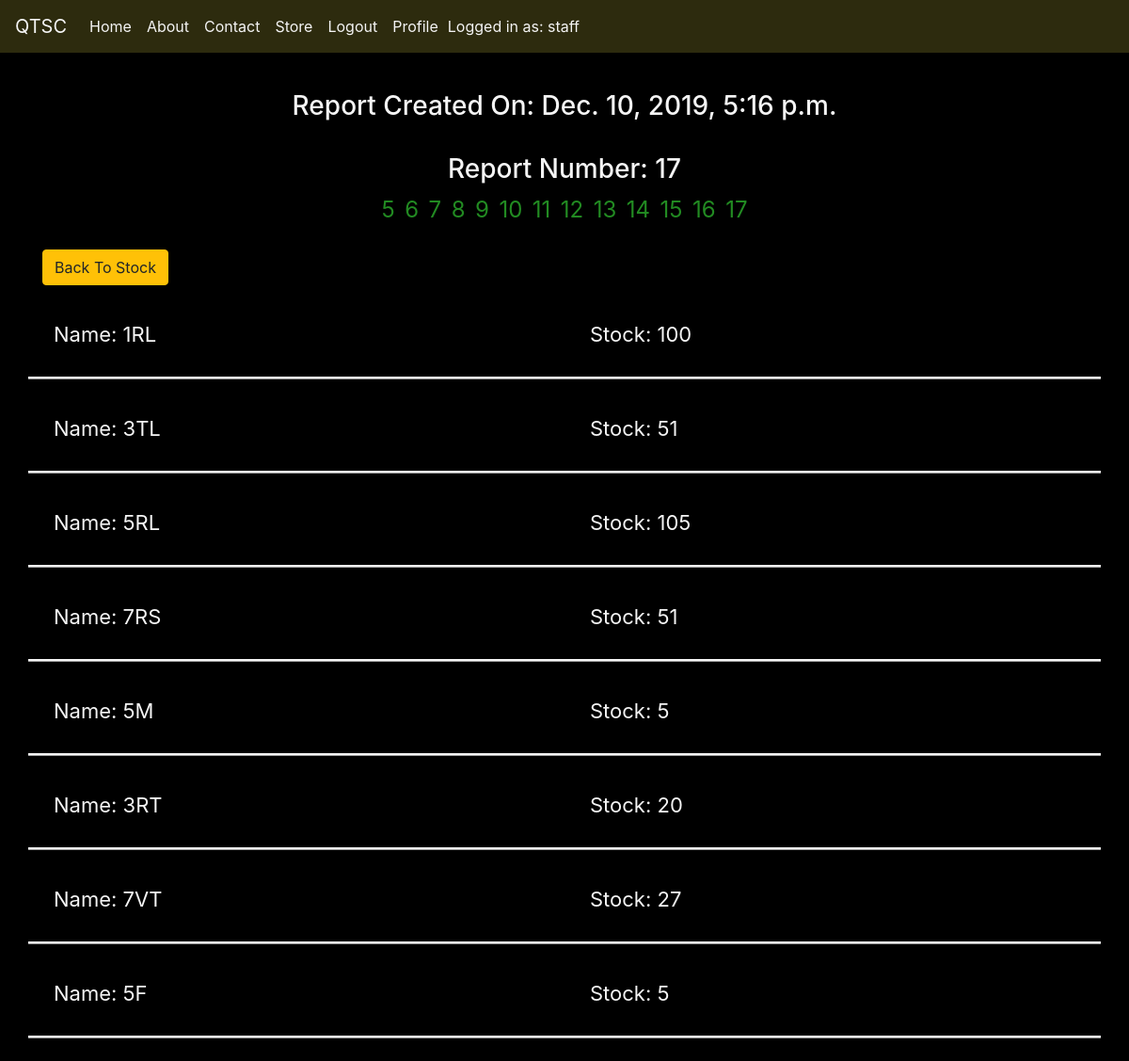
Screenshot of /shop/check_report/17 (signed in) with the database file from the repository.
### shop/models.py (models this page shows, shortened)
class StockReport(models.Model):
    date = models.DateTimeField(auto_now=True)

class StockObject(models.Model):
    name = models.CharField(max_length=50)
    stock = models.IntegerField()
    report_number = models.ForeignKey(StockReport, on_delete=models.CASCADE)

### shop/views.py (the view)
# urls.py: path(r"check_report/<int:id>", check_report, name="check_report"),
@login_required()
def check_report(request, id):
    if request.user.profile.staff_access:
        reports = StockObject.objects.filter(report_number=id)
        this_report = StockReport.objects.get(id=id)
        all_reports = StockReport.objects.order_by("date")
        return render(
            request,
            "single_report.html",
            {"reports": reports, "this_report": this_report, "all_reports": all_reports},
        )
    else:
        messages.error(
            request, "You Don't Have The Required Permissions", extra_tags="alert"
        )
        return redirect("index")

### shop/templates/single_report.html
{% extends 'base.html' %} {% load static %} {% block page_title %} QTSC - Report {% endblock %}
{% block content %}
<div class="row text-center">
    <div class="col-12">
        <h3>Report Created On: {{ this_report.date }}</br>
            <br>
            Report Number: {{ this_report.id }}</h3>
    </div>
</div>
<div class="row text-center">
    <div class="col-12">
        {% for r in all_reports %}
        <span class="report-links"><a href="{% url 'check_report' r.id %}">{{ r.id }}</a></span>
        {% endfor %}
    </div>
</div>
<br>
<a href="{% url 'get_all_stock' %}" role="button" class="btn btn-warning" id="back" aria-disabled="false">Back To
    Stock</a>
<br>
<br>
{% for r in reports %}
<div class="row stock-line">
    <div class="col-6">
        <p class="stock-line-item">Name: {{ r.name }}</p>
    </div>
    <div class="col-6">
        <p class="stock-line-item">Stock: {{ r.stock }}</p>
    </div>
</div>
<br>
{% endfor %}
{% endblock %}

### templates/base.html (shortened to what this page needs)
{% load staticfiles %}
<!DOCTYPE html>
<html lang="en">
<head>
    <link rel="stylesheet" href="https://stackpath.bootstrapcdn.com/bootstrap/4.3.1/css/bootstrap.min.css">
    <link rel="stylesheet" href="{% static 'css/styles.css' %}?v=2.40" type="text/css" />
</head>
<body>
    <nav class="navbar navbar-expand-lg nav-bg fixed-top">
        <a class="navbar-brand" href="{% url 'index' %}">QTSC</a>
        <div class="collapse navbar-collapse" id="navbarNav">
            <ul class="navbar-nav">
                <li class="nav-item">
                    <a class="nav-link" href="{% url 'index' %}">Home</a>
                </li>
                <li class="nav-item">
                    <a class="nav-link" href="#">About</a>
                </li>
                <li class="nav-item">
                    <a class="nav-link" href="#">Contact</a>
                </li>
                {% if user.profile.staff_access %}
                <li class="nav-item">
                    <a class="nav-link" href="{% url 'shop' %}">Store</a>
                </li>
                {% endif %} {% if user.is_authenticated %}
                <li class="nav-item">
                    <a class="nav-link" href="{% url 'logout' %}">Logout</a>
                </li>
                <li class="nav-item">
                    <a class="nav-link" href="{% url 'profile' %}">Profile</a>
                </li>
                <li class="nav-item logged-in">Logged in as: <span class="capitalize">{{user}}</span></li>
                {% endif %}
            </ul>
        </div>
    </nav>
    <div class="bg">
        <br>
        <br>
        <br>
        <br>
        <div class="container">
             {% block content %} {% endblock %}
        </div>
    </div>
</body>

### static/css/styles.css (style rules this page uses)
.bg { background-color: black; color: #f4f4f4; height: 100%; }
.nav-bg { background-color: #2d2b0e; }
.nav-bg a { color: #f4f4f4; }
.logged-in { color: #f4f4f4; margin: 8px 2px; }
.stock-line-item { font-size: 22px; padding: 12px; }
.stock-line { border-bottom-style: ridge; border-color: #f4f4f4; }
.report-links { font-size: 1.5rem; padding: 3px; }
.report-links a, .report-list a { color: forestgreen; transition: all 0.35s ease-in-out; -moz-transition: all 0.35s ease-in-out; -webkit-transition: all 0.35s ease-in-out; -o-transition: all 0.35s ease-in-out; }

### rows the page displays
StockReport: date "Dec. 10, 2019, 5:16 p.m.", id "17"
StockReport: id "5"
StockReport: id "6"
StockReport: id "7"
StockReport: id "8"
StockReport: id "9"
StockReport: id "10"
StockReport: id "11"
StockReport: id "12"
StockReport: id "13"
StockReport: id "14"
StockReport: id "15"
StockReport: id "16"
StockObject: name "1RL", stock "100"
StockObject: name "3TL", stock "51"
StockObject: name "5RL", stock "105"
StockObject: name "7RS", stock "51"
StockObject: name "5M", stock "5"
StockObject: name "3RT", stock "20"
StockObject: name "7VT", stock "27"
StockObject: name "5F", stock "5"

### other values shown
{{ user }} "staff"
